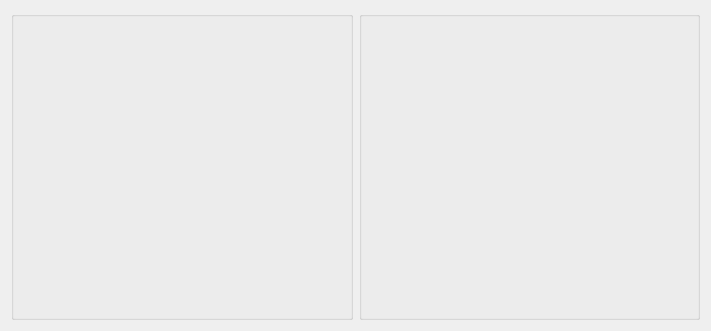
   <widget class="QWidget" name="layoutWidget">
    <property name="geometry">
     <rect>
      <x>271</x>
      <y>41</y>
      <width>711</width>
      <height>331</height>
     </rect>
    </property>
    <layout class="QHBoxLayout" name="horizontalLayout">
     <item>
      <widget class="QGroupBox" name="groupBox_2">
       <property name="font">
        <font>
         <family>Times New Roman</family>
         <pointsize>12</pointsize>
        </font>
       </property>
       <property name="styleSheet">
        <string notr="true">group box:{background-color:rgb(251, 243, 204)；
color:rgb(21,51,112)}</string>
       </property>
       <property name="title">
        <string/>
       </property>
       <widget class="QLabel" name="input_data">
        <property name="geometry">
         <rect>
          <x>10</x>
          <y>10</y>
          <width>330</width>
          <height>300</height>
         </rect>
        </property>
        <property name="sizePolicy">
         <sizepolicy hsizetype="Preferred" vsizetype="Preferred">
          <horstretch>0</horstretch>
          <verstretch>0</verstretch>
         </sizepolicy>
        </property>
        <property name="styleSheet">
         <string notr="true">border:none</string>
        </property>
        <property name="text">
         <string/>
        </property>
        <property name="pixmap">
         <pixmap>icons/1.png</pixmap>
        </property>
        <property name="alignment">
         <set>Qt::AlignCenter</set>
        </property>
       </widget>
      </widget>
     </item>
     <item>
      <widget class="QGroupBox" name="groupBox_3">
       <property name="font">
        <font>
         <family>Times New Roman</family>
         <pointsize>12</pointsize>
        </font>
       </property>
       <property name="title">
        <string/>
       </property>
       <widget class="QLabel" name="output_data">
        <property name="geometry">
         <rect>
          <x>10</x>
          <y>10</y>
          <width>330</width>
          <height>300</height>
         </rect>
        </property>
        <property name="sizePolicy">
         <sizepolicy hsizetype="Expanding" vsizetype="Expanding">
          <horstretch>0</horstretch>
          <verstretch>0</verstretch>
         </sizepolicy>
        </property>
        <property name="text">
         <string/>
        </property>
        <property name="pixmap">
         <pixmap>icons/2.png</pixmap>
        </property>
        <property name="alignment">
         <set>Qt::AlignCenter</set>
        </property>
       </widget>
      </widget>
     </item>
    </layout>
   </widget>
